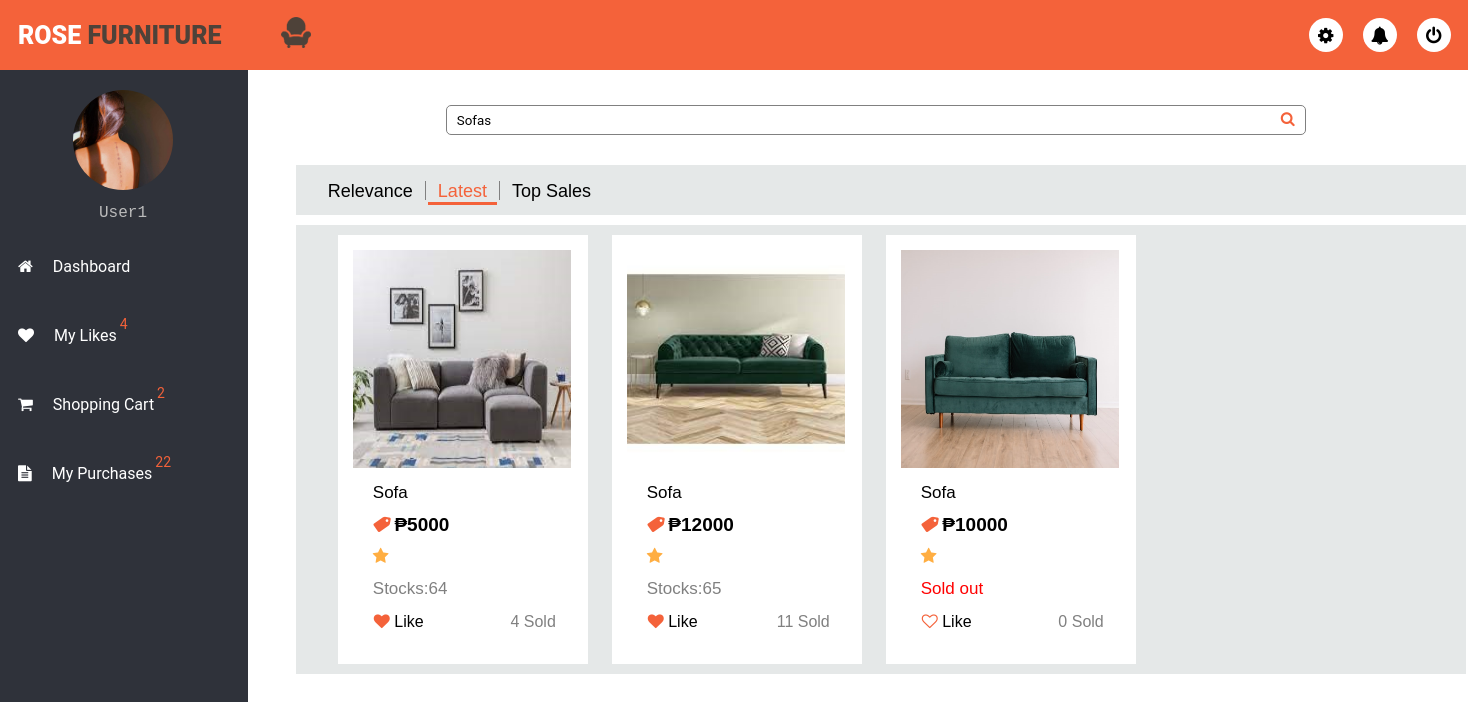
The page /forms/costumer/latest_products.php?search=Sofas (signed in) on the database its author committed.
### tables this page shows
CREATE TABLE `products` (
  `Product_ID` int(11) NOT NULL,
  `Product_Name` varchar(100) NOT NULL,
  `Price` varchar(100) NOT NULL,
  `Stocks` varchar(100) NOT NULL,
  `Brand` varchar(100) NOT NULL,
  `Materials` varchar(100) NOT NULL,
  `Furniture_Type` varchar(100) NOT NULL,
  `Style` varchar(100) NOT NULL,
  `Color` varchar(100) NOT NULL,
  `Height` varchar(100) NOT NULL,
  `Width` varchar(100) NOT NULL,
  `Weight` varchar(100) NOT NULL,
  `Model` varchar(100) NOT NULL,
  `Pattern` varchar(100) NOT NULL,
  `Description` text NOT NULL,
  `Cover_Photo` text NOT NULL,
  `Image1` text NOT NULL,
  `Image2` text NOT NULL,
  `Image3` text NOT NULL,
  `Image4` text NOT NULL,
  `Image5` text NOT NULL,
  `DelistOrListed` varchar(100) NOT NULL,
  `UnpublishedOrPublished` varchar(100) NOT NULL,
  `ProductCategory_ID` int(11) NOT NULL
);

### server/latest_products.php (called while the page is built, shortened)
<?php
include "connection/db_conn.php";
if (isset($_GET['search'])){
	$search = $_GET['search'];
	$sql ="SELECT products.Product_ID, products.Product_Name, products.Price, products.Stocks, products.Brand, products.Materials, products.Furniture_Type, products.Style, products.Color, products.Height, products.Width, products.Weight, products.Model, products.Pattern, products.Description, products.Cover_Photo, products.Image1, products.Image2, products.Image3, products.Image4, products.Image5, products.DelistOrListed, products.UnpublishedOrPublished, productcategories.Product_Category FROM `products` INNER JOIN productcategories ON productcategories.ProductCategory_ID = products.ProductCategory_ID WHERE `DelistOrListed` = 'Listed' AND `UnpublishedOrPublished` = 'Published' AND  Product_Category LIKE '%$search%' OR `DelistOrListed` = 'Listed' AND `UnpublishedOrPublished` = 'Published' AND Product_Name LIKE '%$search%' ORDER BY Product_ID DESC";
	$result = mysqli_query($conn, $sql);
}
?>

### forms/costumer/latest_products.php (the view, shortened to what this page needs)
<?php
include "../../server/latest_products.php";
?>
<!DOCTYPE html>
<html>
<head>
	<link rel="stylesheet" type="text/css" href="../../style/css/costumer/latest_products.css">
</head>
<body>
<?php
if(isset($_SESSION['Username'])){
?>
	<?php include 'navigationbar.php'; ?>
		<div class="main-container">
			<div class="card">
				<section class="products">
					<form method="post">
						<input class="search" type="text" name="product" value="<?php echo $search; ?>" autocomplete="off" placeholder="Search" >
						<button class="search-btn" type="submit" name="search"><i id="navbtn" class="fa fa-search" aria-hidden="true"></i></button>
					</form>
					<div class="table-menu">
					<ul>
						<li><a href="relevance_products.php?search=<?php echo $search; ?>">Relevance</a></li>
						<li><a href="latest_products.php?search=<?php echo $search; ?>"  class="active">Latest</a></li>
						<li><a href="topsales_products.php?search=<?php echo $search; ?>">Top Sales</a></li>
					</ul>
					</div>
					<div class="view-section">
						<div class="wrapper">
							<div class="view_main">
								<div class="view_wrap grid-view" style="display: block;">
									<?php
									if (mysqli_num_rows($result)==0){
										echo '<h2 style="color:#f4623a;">Result Not Found</h2>';
									}else{
										while($row = mysqli_fetch_array($result)){
									?>
									<div class="view_item">
										<div class="vi_left">
											<a href="latest_products_preview.php?product=<?php echo $row['Product_ID']; ?>&search=<?php echo $search ?>"><img src="../../style/assets/products/<?php echo $row['Cover_Photo']; ?>"></a>
										</div>
										<div class="vi_right">
											<p class="content name"><?php echo $row['Product_Name']; ?></p>
											<p class="content price"><i class="fa fa-tag" aria-hidden="true"></i> ₱<?php echo $row['Price']; ?></p>
											<p class="content rating">
												<?php
													echo "<i class='fa fa-star' aria-hidden='true'></i>";
												?>
											</p>
												<?php if($row['Stocks'] == 0){
													echo '<p class="content" style="color:red; font-size:17px;">Sold out</p>';
												}else{
													echo '<p class="content" style="color:gray; font-size:17px;">Stocks:'.$row['Stocks'].'</p>';
												}
												?>
											<p class="content">
												<table>
													<tr>
														<td class="wishlist"><a href="../../server/costumer_like_product.php?searchlatestproduct=<?php echo $search ?>&product=<?php echo $row['Product_ID'] ?>">
															<?php
															if (isset($_SESSION['UserAccount_ID'])){
															$useraccount_id = $_SESSION['UserAccount_ID'];
															$sqluser ="SELECT `CostumerProfile_ID` FROM `costumersprofile` WHERE UserAccount_ID = '$useraccount_id'";
															$resultuser = mysqli_query($conn, $sqluser);
															while ($rows = $resultuser->fetch_assoc()) {
	   												 		$costumerprofileid= $rows['CostumerProfile_ID'];
															}
															}
															$product_id=$row['Product_ID'];
															$sql ="SELECT * FROM `costumerslike` WHERE `Product_ID` = '$product_id' AND CostumerProfile_ID = '$costumerprofileid'";
															$sqlresult = mysqli_query($conn, $sql);
																if (mysqli_num_rows($sqlresult)> 0) {
																$resultlike = '<i class="fa fa-heart wish" aria-hidden="true"></i>';
																}else{
																	$resultlike = '<i class="fa fa-heart-o wish" aria-hidden="true"></i>';
																}
																echo $resultlike
															?></a> Like</td>
														<td class="sold">
															<?php
																$product_id =$row['Product_ID'];
																$sqlcountsold ="SELECT COUNT(costumerproductorders.CostumerProductOrder_ID) as Sold FROM costumerproductorders INNER JOIN costumerspurchase ON costumerspurchase.CostumerPurchase_ID = costumerproductorders.CostumerPurchase_ID INNER JOIN costumerspurchaseproduct ON costumerspurchase.CostumerPurchase_ID = costumerspurchaseproduct.CostumerPurchase_ID INNER JOIN costumersprofile ON costumersprofile.CostumerProfile_ID = costumerspurchase.CostumerProfile_ID INNER JOIN products ON products.Product_ID = costumerspurchaseproduct.Product_ID INNER JOIN productcategories ON productcategories.ProductCategory_ID = products.ProductCategory_ID WHERE products.Product_ID ='$product_id'";
																$resultcountsold = mysqli_query($conn, $sqlcountsold);
																while($row = mysqli_fetch_array($resultcountsold)){
																	$sold= $row['Sold'];
																}
																echo $sold. " Sold";
															?>
														</td>
													</tr>
												</table>
											</p>
										</div>
									</div>
									<?php
									}
									}
									?>
								</div>
							</div>
						</div>
					</div>
				</section>
			</div>
		</div>
<?php
}else{
	header("Location:../login.php");
	exit();
}
?>
</body>
</html>

### style/css/costumer/latest_products.css (style rules this page uses)
.main-container { width: (100% - 250px); margin-top: 120px; margin-left: 250px; padding: 15px; background-size: cover; transition: 0.3s; }
.main-container { width: (100% - 70px); margin-left: 70px; }
.main-container .card { z-index: 1; width: 83%; display: flex; margin-top:-70px; margin-left: 15%; margin-bottom: 10px; }
.main-container .search { border:none; border-radius: 5px; border:1px solid gray; width:860px; height: 30px; margin:40px 150px; outline: none; padding-left: 10px; }
.main-container .search-btn { background: none; color: #f4623a; border: none; margin: 45px -175px; font-size:15px; cursor: pointer; position: absolute; }
.table-menu { background: rgb(229, 232, 232); width: 1170px; height: 50px; position: absolute; margin-top: -10px; }
.table-menu ul { display: flex; margin-left: 20px; }
.table-menu ul li a { color:#000; margin: 0px 2px; font-size: 18px; width: 34px; height: 34px; text-align: center; padding: 1px 10px; transition:0.3s; transition-property: background, color; font-family: Arial, Helvetica, sans-serif; }
.table-menu .active { color: #f4623a; text-align: center; border-bottom: 3px solid #f4623a; }
.view-section { background: rgb(229, 232, 232); width: 1170px; position: absolute; margin-top: 50px; }
.view_item img { width: 218px; height: 218px; }
.view_item .content { margin: 10px 0; font-size: 17px; line-height: 22px; font-family: sans-serif; padding-left: 20px; width: 250px; }
.view_item .price { color: #f4623a; font-size:19px ; font-weight: bold; font-family: sans-serif; }
.view_item .name { text-align: left; padding-left: 20px; }
.grid-view { width: 100%; margin-left: 32px; }
.grid-view .view_item { display: inline-block; width: 250px; padding: 15px; text-align: left; margin: 10px; background: #fff; }
.grid-view .view_item .vi_left { margin-bottom: 10px; }
.vi_right { width: 100%; }
.vi_right a { text-decoration: none; color: red; }
.view_item .price { color: #000; font-size:19px ; font-weight: bold; font-family: sans-serif; }
.view_item .price i { color:#f4623a; transform: rotate(100deg); }
.view_item .wishlist { padding-left: 19px; text-align:left; color: #000; font-family: sans-serif; }
.view_item .wishlist i { color: #f4623a; }
.view_item .sold { text-align: right; padding-right: 15px; color: gray; font-family: sans-serif; }
.view_item .rating i { color: #ffae42; }
table { width: 100%; }

### style/css/costumer/nav_t.css (style rules this page uses)
* { margin: :0; padding: 0; list-style: none; text-decoration: none; box-sizing: border-box; font-family: "Roboto", sans-serif; }
body { background: #fff; }

### rows shown on the page
products: Cover_Photo (picture), Product_Name "Sofa", Price "5000", Stocks "64", sold "4"
products: Cover_Photo (picture), Product_Name "Sofa", Price "12000", Stocks "65", sold "11"
products: Cover_Photo (picture), Product_Name "Sofa", Price "10000", Stocks "Sold out", sold "0"

### other values the page prints
$_SESSION['Username'] "User1"
$costumerlike "4"
$costumercart "2"
$costumerpurchase "22"
